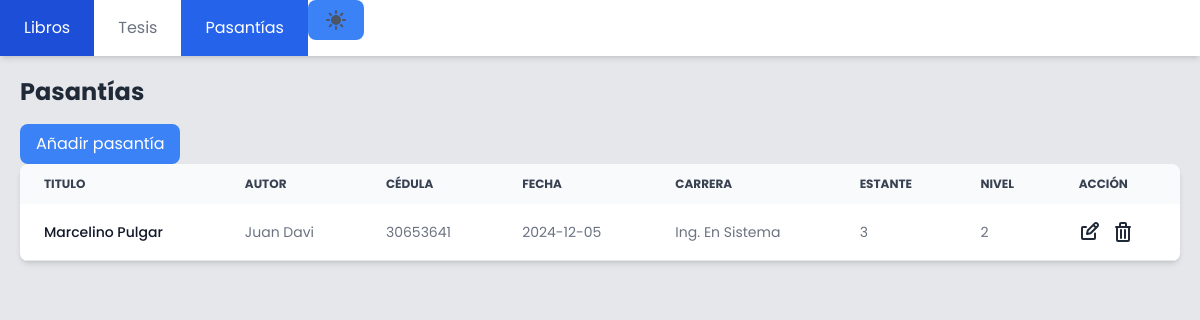
/index_modified.php?section=reports, run on the app's committed database.
### tables this page shows
CREATE TABLE `pasantias` (
  `id` int(11) NOT NULL,
  `titulo` varchar(255) NOT NULL,
  `autor` varchar(255) NOT NULL,
  `cedula` int(11) NOT NULL,
  `fecha` date NOT NULL,
  `estante` int(11) NOT NULL,
  `nivel` int(11) NOT NULL,
  `carrera` varchar(255) NOT NULL
);

### index_modified.php (the view, shortened to what this page needs)
<?php
$servername = "localhost";
$username = "root";
$password = "";
$dbname = "biblioteca";
$conn = new mysqli($servername, $username, $password, $dbname);
$section = isset($_GET['section']) ? $_GET['section'] : 'books';
?>
<!DOCTYPE html>
<html lang="en" class="">
<head>
<script src="https://cdn.tailwindcss.com"></script>
    <link rel="stylesheet" href="./src/output.css">
</head>
<body class="font-poppins bg-gray-200 dark:bg-gray-900">
    <div class="bg-white dark:bg-gray-800 overflow-hidden shadow-md">
        <a href="?section=books" class="float-left text-gray-500 text-center py-4 px-6 no-underline hover:bg-blue-700 hover:text-white dark:text-white <?php echo $section == 'books' ? 'bg-blue-600 text-white' : ''; ?>">Libros</a>
        <a href="?section=theses" class="float-left text-gray-500 text-center py-4 px-6 no-underline hover:bg-blue-700 hover:text-white dark:text-white <?php echo $section == 'theses' ? 'bg-blue-600 text-white' : ''; ?>">Tesis</a>
        <a href="?section=reports" class="float-left text-gray-500 text-center py-4 px-6 no-underline hover:bg-blue-700 hover:text-white dark:text-white <?php echo $section == 'reports' ? 'bg-blue-600 text-white' : ''; ?>">Pasantías</a>
        <button class="bg-blue-500 text-white py-2 px-4 rounded-lg hover:bg-blue-600 transition" onclick="toggleDarkMode()" class="float-left text-gray-500 text-center py-4 px-6 no-underline hover:bg-blue-700 hover:text-white dark:text-white">
        </button>
    </div>
    <div class="p-5">
        <?php if ($section == 'books'): ?>
            <h2 class="text-2xl font-bold mb-4 text-gray-800 dark:text-gray-200">Libros</h2>
            <button class="bg-blue-500 text-white py-2 px-4 rounded-lg hover:bg-blue-600 transition" onclick="openModal('add')" class="bg-blue-600 text-white py-2 px-4 mb-4 rounded hover:bg-blue-700">Agregar libro</button>
            <div class="relative overflow-x-auto shadow-md sm:rounded-lg">
                <table class="w-full text-sm text-left rtl:text-right text-gray-500 dark:text-gray-400">
                    <thead class="text-xs text-gray-700 uppercase bg-gray-50 dark:bg-gray-700 dark:text-gray-400">
                        <tr>
                            <th scope="col" class="px-6 py-3">
                                Título
                            </th>
                            <th scope="col" class="px-6 py-3">
                                Autor
                            </th>
                            <th scope="col" class="px-6 py-3">
                                Año
                            </th>
                            <th scope="col" class="px-6 py-3">
                                Editorial
                            </th>
                            <th scope="col" class="px-6 py-3">
                                Estante
                            </th>
                            <th scope="col" class="px-6 py-3">
                                Nivel
                            </th>
                            <th scope="col" class="px-6 py-3">
                                Acción
                            </th>
                        </tr>
                    </thead>
                    <tbody>
                        <?php
                        $sql = "SELECT * FROM libros";
                        $result = $conn->query($sql);
                        if ($result->num_rows > 0) {
                            while ($row = $result->fetch_assoc()) {
                                echo "<tr class='odd:bg-white odd:dark:bg-gray-900 even:bg-gray-50 even:dark:bg-gray-800 border-b dark:border-gray-700'>";
                                echo "<th class='px-6 py-4 font-medium text-gray-900 whitespace-nowrap dark:text-white'>" . $row["titulo"] . "</th>";
                                echo "<td class='px-6 py-4'>" . $row["autor"] . "</td>";
                                echo "<td class='px-6 py-4'>" . $row["ano"] . "</td>";
                                echo "<td class='px-6 py-4'>" . $row["editorial"] . "</td>";
                                echo "<td class='px-6 py-4'>" . $row["estante"] . "</td>";
                                echo "<td class='px-6 py-4'>" . $row["nivel"] . "</td>";
                                echo '<td class="px-6 py-4 flex gap-2">
                                    <a href="#" onclick="openModal(\'edit\', {id: ' . $row["id"] . ', titulo: \'' . $row["titulo"] . '\', autor: \'' . $row["autor"] . '\', ano: \'' . $row["ano"] . '\', editorial: \'' . $row["editorial"] . '\', estante: \'' . $row["estante"] . '\', nivel: \'' . $row["nivel"] . '\'})" ><svg class="w-6 h-6 text-gray-800 hover:text-gray-600 dark:text-white" aria-hidden="true" xmlns="http://www.w3.org/2000/svg" width="24" height="24" fill="none" viewBox="0 0 24 24">
                                            <path stroke="currentColor" stroke-linecap="round" stroke-linejoin="round" stroke-width="2" d="m14.304 4.844 2.852 2.852M7 7H4a1 1 0 0 0-1 1v10a1 1 0 0 0 1 1h11a1 1 0 0 0 1-1v-4.5m2.409-9.91a2.017 2.017 0 0 1 0 2.853l-6.844 6.844L8 14l.713-3.565 6.844-6.844a2.015 2.015 0 0 1 2.852 0Z" />
                                        </svg>
                                    </a>
                                    <a href="#" id="deleteButton" onclick="deleteRecord()"><svg class="w-6 h-6 text-gray-800 hover:text-gray-600 dark:text-white" aria-hidden="true" xmlns="http://www.w3.org/2000/svg" width="24" height="24" fill="none" viewBox="0 0 24 24">
                                            <path stroke="currentColor" stroke-linecap="round" stroke-linejoin="round" stroke-width="2" d="M5 7h14m-9 3v8m4-8v8M10 3h4a1 1 0 0 1 1 1v3H9V4a1 1 0 0 1 1-1ZM6 7h12v13a1 1 0 0 1-1 1H7a1 1 0 0 1-1-1V7Z" />
                                        </svg>
                                    </a>
                                </td>';
                                echo "</tr>";
                            }
                        } else {
                            echo "<tr><td colspan='7' class='px-6 py-4 text-center'>No hay libros disponibles</td></tr>";
                        }
                        ?>
                    </tbody>
                </table>
            </div>
        <?php elseif ($section == 'reports'): ?>
            <h2 class="text-2xl font-bold mb-4 text-gray-800 dark:text-gray-200">Pasantías</h2>
            <button class="bg-blue-500 text-white py-2 px-4 rounded-lg hover:bg-blue-600 transition" onclick="openModal('add')" class="bg-blue-600 text-white py-2 px-4 mb-4 rounded hover:bg-blue-700">Añadir pasantía</button>
            <div class="relative overflow-x-auto shadow-md sm:rounded-lg">
                <table class="w-full text-sm text-left rtl:text-right text-gray-500 dark:text-gray-400">
                    <thead class="text-xs text-gray-700 uppercase bg-gray-50 dark:bg-gray-700 dark:text-gray-400">
                        <tr>
                            <th scope="col" class="px-6 py-3">Titulo</th>
                            <th scope="col" class="px-6 py-3">Autor</th>
                            <th scope="col" class="px-6 py-3">Cédula</th>
                            <th scope="col" class="px-6 py-3">Fecha</th>
                            <th scope="col" class="px-6 py-3">Carrera</th>
                            <th scope="col" class="px-6 py-3">Estante</th>
                            <th scope="col" class="px-6 py-3">Nivel</th>
                            <th scope="col" class="px-6 py-3">Acción</th>
                        </tr>
                    </thead>
                    <tbody>
                        <?php
                        $sql = "SELECT * FROM pasantias";
                        $result = $conn->query($sql);
                        if ($result->num_rows > 0) {
                            while ($row = $result->fetch_assoc()) {
                                echo "<tr class='odd:bg-white odd:dark:bg-gray-900 even:bg-gray-50 even:dark:bg-gray-800 border-b dark:border-gray-700'>";
                                echo "<th class='px-6 py-4 font-medium text-gray-900 whitespace-nowrap dark:text-white'>" . $row["titulo"] . "</th>";
                                echo "<td class='px-6 py-4'>" . $row["autor"] . "</td>";
                                echo "<td class='px-6 py-4'>" . $row["cedula"] . "</td>";
                                echo "<td class='px-6 py-4'>" . $row["fecha"] . "</td>";
                                echo "<td class='px-6 py-4'>" . $row["carrera"] . "</td>";
                                echo "<td class='px-6 py-4'>" . $row["estante"] . "</td>";
                                echo "<td class='px-6 py-4'>" . $row["nivel"] . "</td>";
                                echo '<td class="px-6 py-4 flex gap-2">
                                    <a href="#" onclick="openModal(\'edit\', {id: ' . $row["id"] . ', titulo: \'' . $row["titulo"] . '\', autor: \'' . $row["autor"] . '\', cedula: \'' . $row["cedula"] . '\', fecha: \'' . $row["fecha"] . '\', carrera: \'' . $row["carrera"] . '\', estante: \'' . $row["estante"] . '\', nivel: \'' . $row["nivel"] . '\'})"><svg class="w-6 h-6 text-gray-800 hover:text-gray-600 dark:text-white" aria-hidden="true" xmlns="http://www.w3.org/2000/svg" width="24" height="24" fill="none" viewBox="0 0 24 24">
                                            <path stroke="currentColor" stroke-linecap="round" stroke-linejoin="round" stroke-width="2" d="m14.304 4.844 2.852 2.852M7 7H4a1 1 0 0 0-1 1v10a1 1 0 0 0 1 1h11a1 1 0 0 0 1-1v-4.5m2.409-9.91a2.017 2.017 0 0 1 0 2.853l-6.844 6.844L8 14l.713-3.565 6.844-6.844a2.015 2.015 0 0 1 2.852 0Z" />
                                        </svg>
                                    </a>
                                    <a href="#" id="deleteButton" onclick="deleteRecord()" class="font-medium text-blue-600 dark:text-blue-500 hover:underline"><svg class="w-6 h-6 text-gray-800 dark:text-white" aria-hidden="true" xmlns="http://www.w3.org/2000/svg" width="24" height="24" fill="none" viewBox="0 0 24 24">
                                            <path stroke="currentColor" stroke-linecap="round" stroke-linejoin="round" stroke-width="2" d="M5 7h14m-9 3v8m4-8v8M10 3h4a1 1 0 0 1 1 1v3H9V4a1 1 0 0 1 1-1ZM6 7h12v13a1 1 0 0 1-1 1H7a1 1 0 0 1-1-1V7Z" />
                                        </svg>
                                    </a>
                                </td>';
                                echo "</tr>";
                            }
                        } else {
                            echo "<tr><td colspan='7' class='px-6 py-4 text-center'>No hay pasantías disponibles</td></tr>";
                        }
                        ?>
                    </tbody>
                </table>
            </div>
        <?php endif; ?>
    </div>
</body>
</html>

### data on the page
pasantias: titulo "Marcelino Pulgar", autor "Juan Davi", cedula "30653641", fecha "2024-12-05", carrera "Ing. En Sistema", estante "3", nivel "2"
